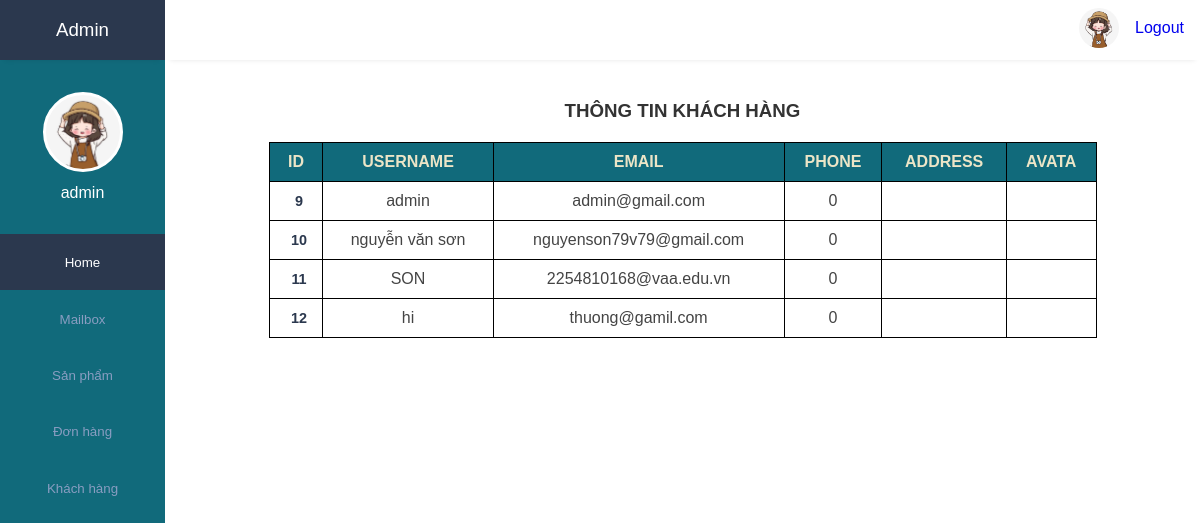
/admin/index.php?act=qltaikhoan (signed in), run on an earlier commit of the app's database.
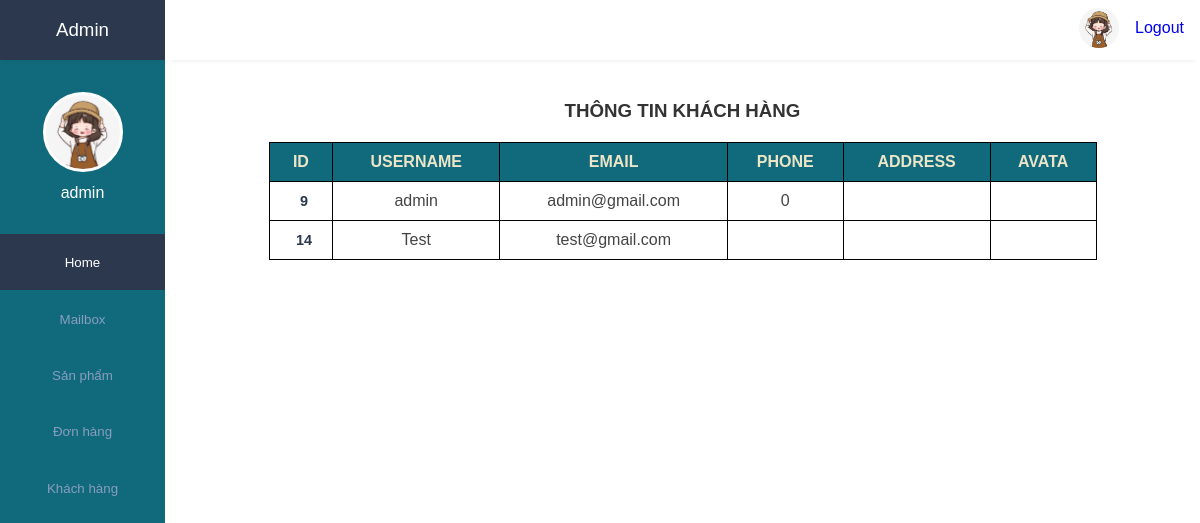
And on a later commit of the database.
### tables this page shows
CREATE TABLE `users` (
  `id` int(20) NOT NULL,
  `username` varchar(100) NOT NULL,
  `email` varchar(100) NOT NULL,
  `phone` varchar(10) NOT NULL,
  `address` varchar(50) NOT NULL,
  `password` varchar(100) NOT NULL,
  `user_type` varchar(20) NOT NULL DEFAULT 'user',
  `image` varchar(100) NOT NULL
);

### admin/view/qltaikhoan.php (the view, shortened to what this page needs)
<body>
    <div class="qltk1">
    <main class="qltk">
        <h3 align="center" >THÔNG TIN KHÁCH HÀNG</h3>
        <table align="center" cellpadding=0 cellspacing=0>
            <tr>
                <th>ID</th>
                <th>USERNAME</th>
                <th>EMAIL</th>
                <th>PHONE</th>
                <th>ADDRESS</th>
                <th>AVATA</th>
            </tr>
            <?php
                $conn = mysqli_connect("localhost","root","","dbtrangsuc");
                $sql = "SELECT * FROM users";
                $result=mysqli_query($conn,$sql);
                while($row=mysqli_fetch_assoc($result)){
                    $id = $row['id'];
                    $username = $row['username'];
                    $email = $row['email'];
                    $img = $row['image'];
                    $address = $row['address'];
                    $phone = $row['phone'];
            ?>
            <tr>
                <td><?php echo $id ?></td>
                <td><?php echo $username ?></td>
                <td><?php echo $email ?></td>
                <td><?php echo $phone?></td>
                <td><?php echo $address?></td>
                <td><?php echo $img ?></td>
            </tr>
            <?php } ?>
        </table>
    </main>
    </div>
</body>

### admin/view/header.php (shortened to what this page needs)
<!DOCTYPE html>
<html lang="en">
<head>
    <link rel="stylesheet" href="../public/css/admin.css">
    <link rel="stylesheet" href="https://maxst.icons8.com/vue-static/landings/line-awesome/line-awesome/1.3.0/css/line-awesome.min.css">
</head>
<body>
    <div class="sidebar">
        <div class="side-header">
            <h3>A<span>dmin</span></h3>
        </div>
        <div class="side-content">
            <div class="profile">
                <a href="../admin/index.php?act=profile"><div class="profile-img bg-img" style="background-image: url(../public/img/avata.png)"></div></a>
                <h4><?php echo $_SESSION['admin_name'] ?></h4>
            </div>
            <div class="side-menu">
                <ul>
                    <li>
                       <a href="../admin/index.php" class="active">
                            <small>Home</small>
                        </a>
                    </li>
                    <li>
                       <a href="../admin/index.php?act=mailbox">
                            <small>Mailbox</small>
                        </a>
                    </li>
                    <li>
                       <a href="../admin/index.php?act=qlsanpham">
                            <small>Sản phẩm</small>
                        </a>
                    </li>
                    <li>
                       <a href="../admin/index.php?act=qldonhang">
                            <small>Đơn hàng</small>
                        </a>
                    </li>
                    <li>
                       <a href="../admin/index.php?act=qltaikhoan">
                            <small>Khách hàng</small>
                        </a>
                    </li>
                </ul>
            </div>
        </div>
    </div>
    <div class="main-content">
        <header>
            <div class="header-content">
                <div class="header-menu">
                    <div class="user">
                        <div class="bg-img" style="background-image: url(../public/img/avata.png)"></div>
                        <a href="../index.php?act=thoat">Logout</a>
                    </div>
                </div>
            </div>
        </header>

### admin/index.php (shortened to what this page needs)
<?php
    include "../admin/view/header.php";
    if(isset($_GET['act'])){
        switch ($_GET['act']) {
            case 'qltaikhoan':
                include "../admin/view/qltaikhoan.php";
                break;
        }
    } else{
        include "view/home.php";
    }
?>

### public/css/admin.css (style rules this page uses)
:root { --main-color: #2B384E; --color-dark: #116A7B; --text-grey: #B0B0B0; }
* { margin: 0; padding: 0; text-decoration: none; list-style-type: none; box-sizing: border-box; font-family: 'Merriweather', sans-serif; }
.sidebar { position: fixed; height: 100%; width: 165px; left: 0; bottom: 0; top: 0; z-index: 100; background: var(--color-dark); transition: left 300ms; }
.side-header { box-shadow: 0px 5px 5px -5px rgb(0 0 0 /10%); background: var(--main-color); height: 60px; display: flex; justify-content: center; align-items: center; }
.side-header h3, side-head span { color: white; font-weight: 400; }
.side-content { height: calc(100vh - 60px); overflow: auto; }
.profile { text-align: center; padding: 2rem 0rem; }
.bg-img { background-repeat: no-repeat; background-size: cover; border-radius: 50%; background-size: cover; }
.profile-img { height: 80px; width: 80px; display: inline-block; margin: 0 auto .5rem auto; border: 3px solid white; }
.profile h4 { color: #fff; font-weight: 500; }
.sidebar { overflow-y: auto; }
.side-menu ul { text-align: center; }
.side-menu a { display: block; padding: 1.2rem 0rem; }
.side-menu a.active { background: #2B384E; }
.side-menu a.active span, .side-menu a.active small { color: #fff; }
.side-menu a span, .side-menu a small { color: #899DC1; }
.main-content { margin-left: 165px; width: calc(100% - 165px); transition: margin-left 300ms; }
header { position: fixed; right: 0; top: 0; left: 165px; z-index: 100; height: 60px; box-shadow: 0px 5px 5px -5px rgb(0 0 0 /10%); background: #fff; transition: left 300ms; }
.header-content, .header-menu { display: flex; align-items: center; }
.header-content { justify-content: space-between; padding: 0rem 1rem; }
.header-menu { justify-content: flex-end; padding-top: .5rem; }
.user { display: flex; align-items: center; }
.user div, .client-img { height: 40px; width: 40px; margin-right: 1rem; }
main { margin-top: 60px; }
table { border-collapse: collapse; }
table tbody td { padding: 1rem 0rem; color: #444; }
table tbody td:first-child { padding-left: 1rem; color: var(--main-color); font-weight: 600; font-size: .9rem; }
table tbody tr { border-bottom: 1px solid #dee2e8; }

### admin/view/qltaikhoan.php (style rules this page uses)
.qltk1 { background-size: cover; padding-top: 100px; }
.qltk { width: 80%; margin: 0 auto; color: #333; }
.qltk table { width: 100%; border-collapse: collapse; margin-top: 20px; }
.qltk table th, .qltk table td { border: 1px solid black; padding: 10px; }
.qltk table th { background-color: #116A7B; color: #ECE5C7; text-align: center; }
.qltk table td { text-align: center; }

What changed in the data, as far as the page shows it:
removed users: id "10", username "nguyễn văn sơn", email "nguyenson79v79@gmail.com", phone "0"
removed users: id "11", username "SON", email "2254810168@vaa.edu.vn", phone "0"
removed users: id "12", username "hi", email "thuong@gamil.com", phone "0"
added users: id "14", username "Test", email "test@gmail.com"
